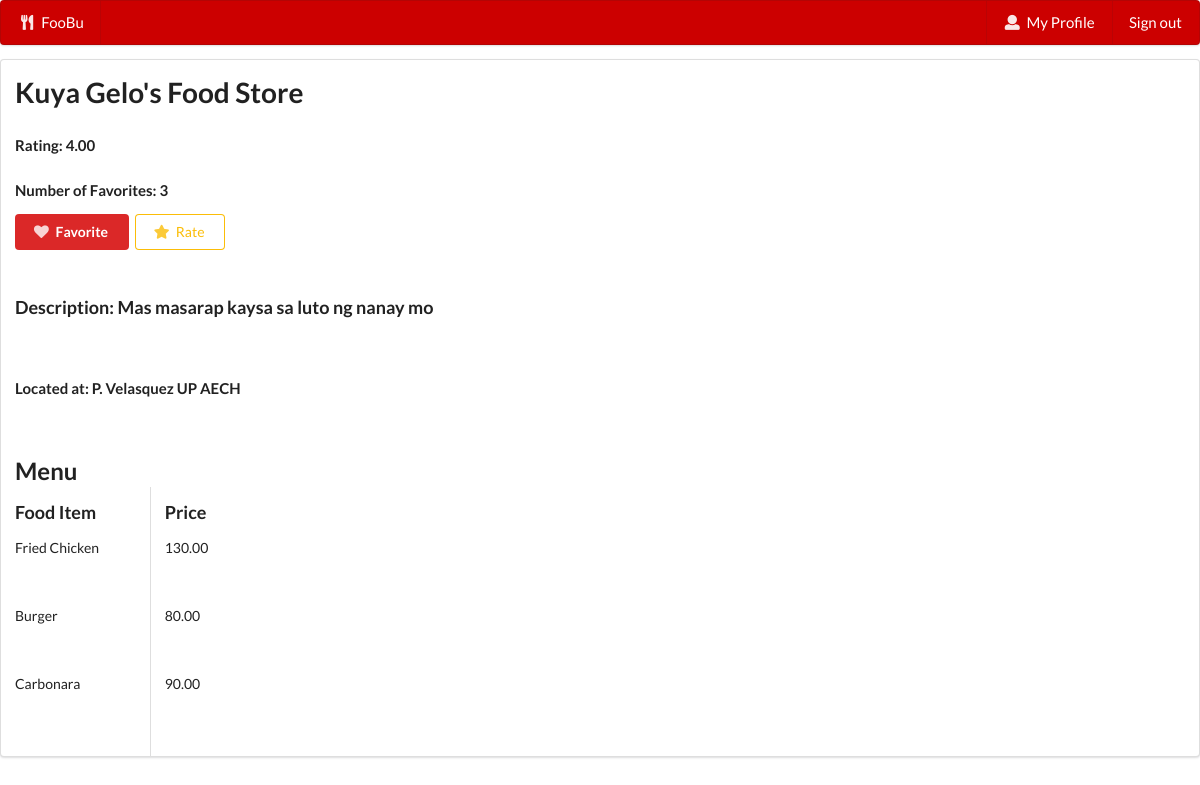
Page /foobu/est-1/ (signed in) on the earlier database version.
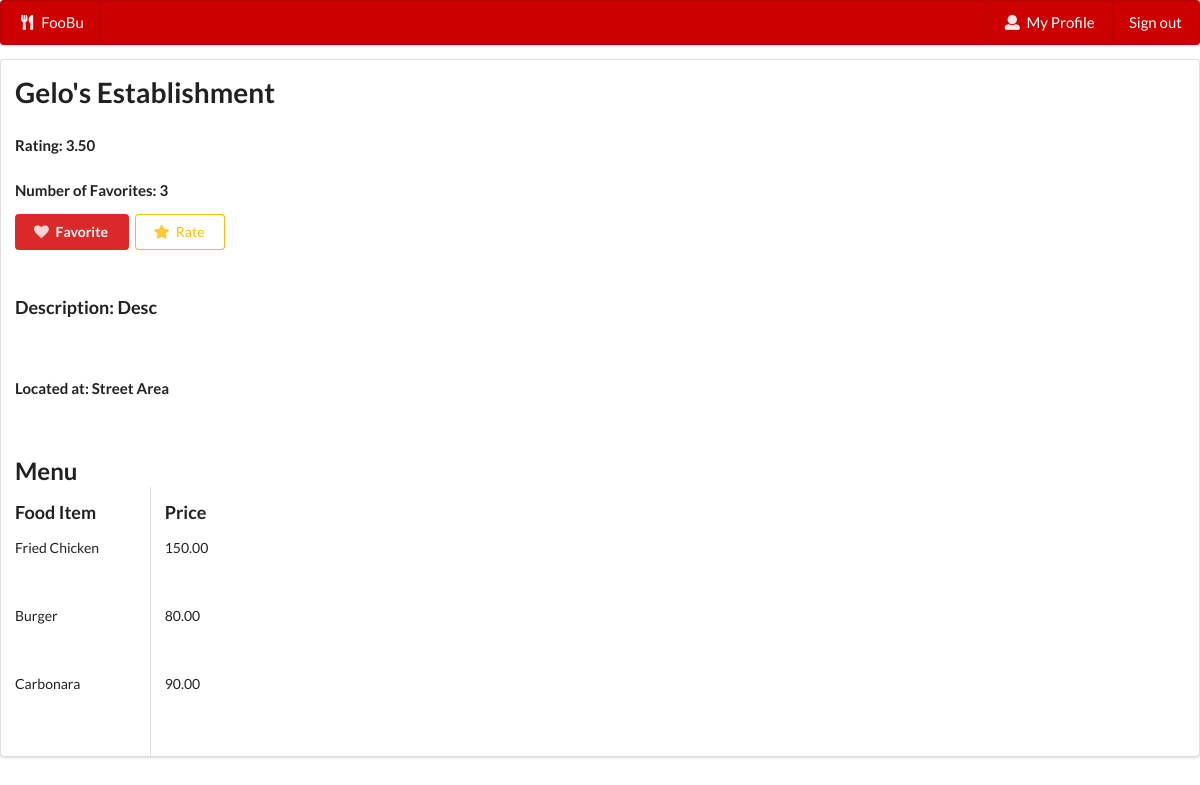
Same page on the later database version.
### food/models.py (models this page shows, shortened)
class Establishment(models.Model):
    id = models.AutoField(primary_key=True)
    owner = models.ForeignKey(RegisteredUser,blank=False,on_delete=models.CASCADE)
    name = models.TextField(blank=True)
    desc = models.TextField(blank=True)
    area = models.TextField(blank=True)
    street = models.TextField(blank=True)

class FoodItem(models.Model):
    id = models.AutoField(primary_key=True)
    name = models.TextField(blank=True)
    price = models.DecimalField(decimal_places=2,max_digits=10)
    est = models.ForeignKey(Establishment, blank=False, null=False, on_delete=models.CASCADE)

### food/views.py (the view)
# urls.py: path('est-<int:est_id>/', views.establishment, name="establishment"),
@login_required
def establishment(request,est_id):
    x = Establishment.objects.filter(id=est_id)[0]
    location = x.street + " " + x.area
    user = request.user
    is_owner = RegisteredUser.objects.filter(user=user)[0].is_owner
    owns = (user == x.owner.user)
    reg_user = RegisteredUser.objects.filter(user=user)
    rated = Rates.objects.filter(cus=reg_user[0], est=x).exists()
    faved = Favorites.objects.filter(cus=reg_user[0], est=x).exists()
    raters = len(Rates.objects.filter(est=x))
    rate = 0
    if raters !=0:
        for i in Rates.objects.filter(est=x):
            rate = rate + i.rating
        rate = rate/raters
    favs = len(Favorites.objects.filter(est=x))
    fooditems = FoodItem.objects.filter(est=x)
    return render(request,'food/establishment.html', {'est':x, 'loc':location, 'owner':is_owner, 'favorite':favs, 'rate':rate, 'fooditems':fooditems, 'owns':owns, 'rated':rated, 'faved':faved})

### food/templates/food/establishment.html (shortened to what this page needs)
{% extends "food/base.html" %}
{% block content %}
    <div class = "ui segment">
        <div class = "row">
            <h1>{{est.name}}</h1>
            {% if not owner%}
                <h4 style="border-color: gold">Rating: {{rate}}</h4>
                <h4 style="border-color: red">Number of Favorites: {{favorite}}</h4>
                {% if not faved %}
                    <a class = "ui red basic button" href="{% url 'favorite' est_id=est.id %}"><i class = "heart icon"></i>Add to Favorites</a>
                {% else %}
                    <a class = "ui red button" href="{% url 'favorite' est_id=est.id %}"><i class = "heart icon"></i>Favorite</a>
                {% endif %}
                {% if not rated %}
                    <a class = "ui yellow basic button" href="{% url 'addrating' est_id=est.id %}"><i class = "star icon"></i>Rate</a>
                {% else %}
                    <a class = "ui yellow button" href="{% url 'updaterating' est_id=est.id %}"><i class = "edit icon"></i>Change Rating</a>
                    <a class = "ui yellow button" href="{% url 'deleterating' est_id=est.id %}"><i class = "delete icon"></i>Delete Rating</a>
                {% endif %}
            {% endif %}
        </div>
        <br>
        <h3>Description: {{est.desc}}</h3>
        <br>
        <h4>Located at: {{loc}}</h4>
        <br>
        <h2>Menu
        </h2>
        <div class = "container">
            <div class = "ui two column divided grid">
                <div class = "two wide column">
                    <h3>Food Item</h3>
                    {% if fooditems %}
                        {% for item in fooditems%}
                            <p>{{ item.name }}</p>
                            <pre><br></pre>
                        {% endfor %}
                    {% else %}
                        <p> No Items Sold</p>
                    {% endif %}
                </div>
                <div class = "two wide column">
                    <h3>Price</h3>
                    {% if fooditems %}
                        {% for item in fooditems%}
                            {{ item.price }}
                            <pre><br></pre>
                        {% endfor %}
                    {% endif %}
                </div>
            </div>
        </div>
{% endblock %}

Differences in the rows shown:
changed Establishment: name "Kuya Gelo's Food Store" → "Gelo's Establishment"; desc "Mas masarap kaysa sa luto ng nanay mo" → "Desc"
changed FoodItem "Fried Chicken": price "130.00" → "150.00"
Other differences:
{{ rate }}: "4.00" → "3.50"
{{ loc }}: "P. Velasquez UP AECH" → "Street Area"
